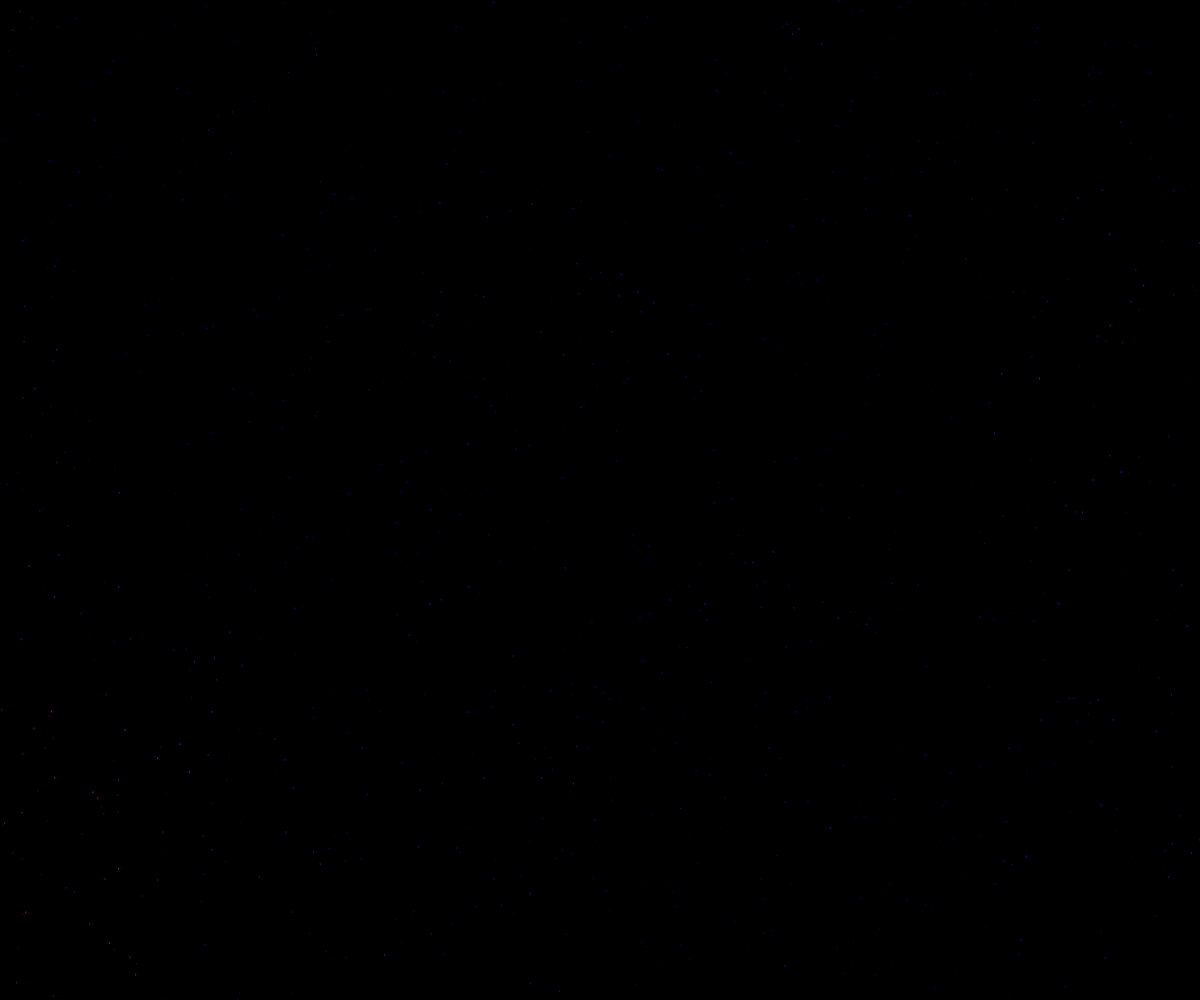
Frame 1 (no input)
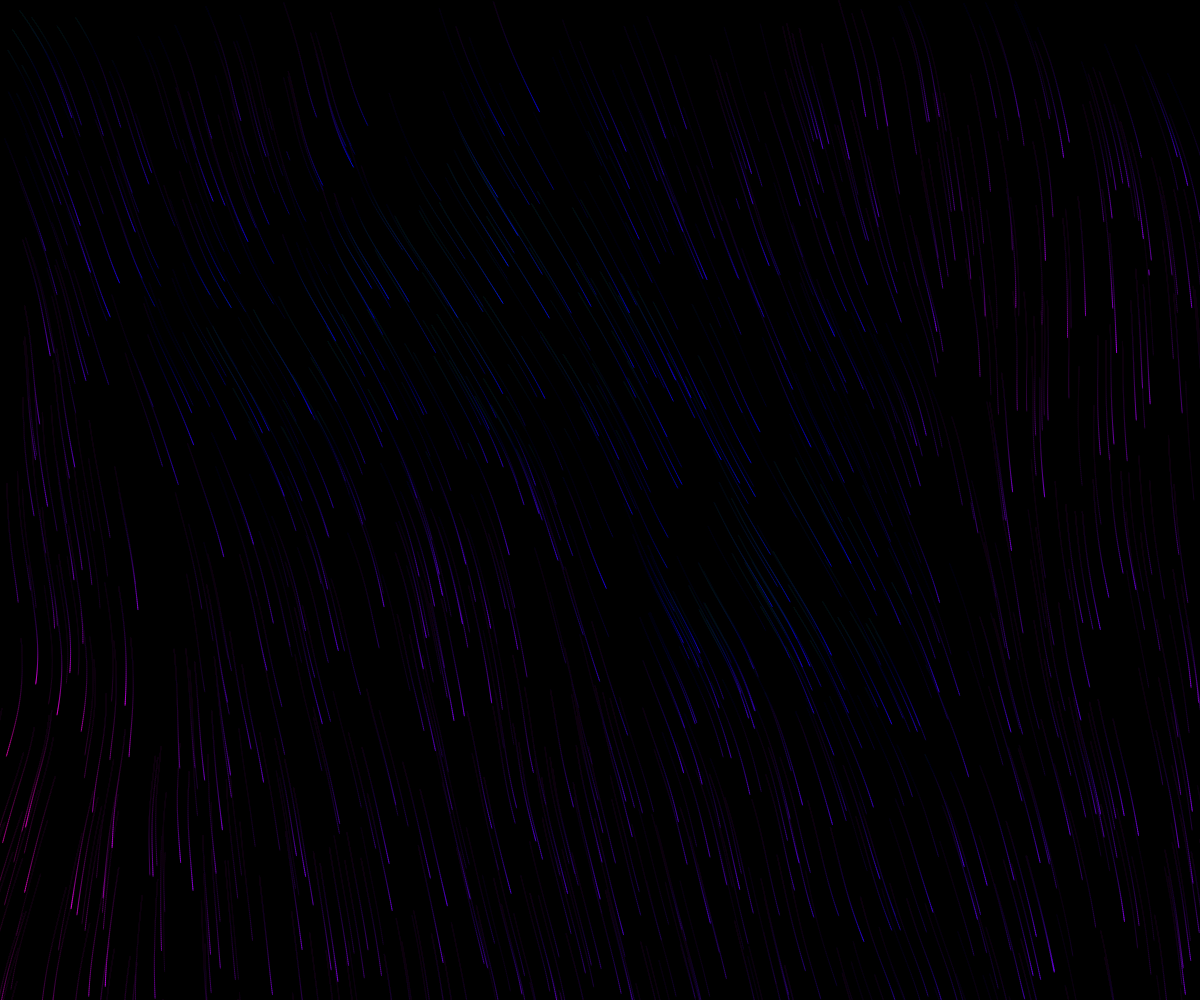
Frame 60 (no input)
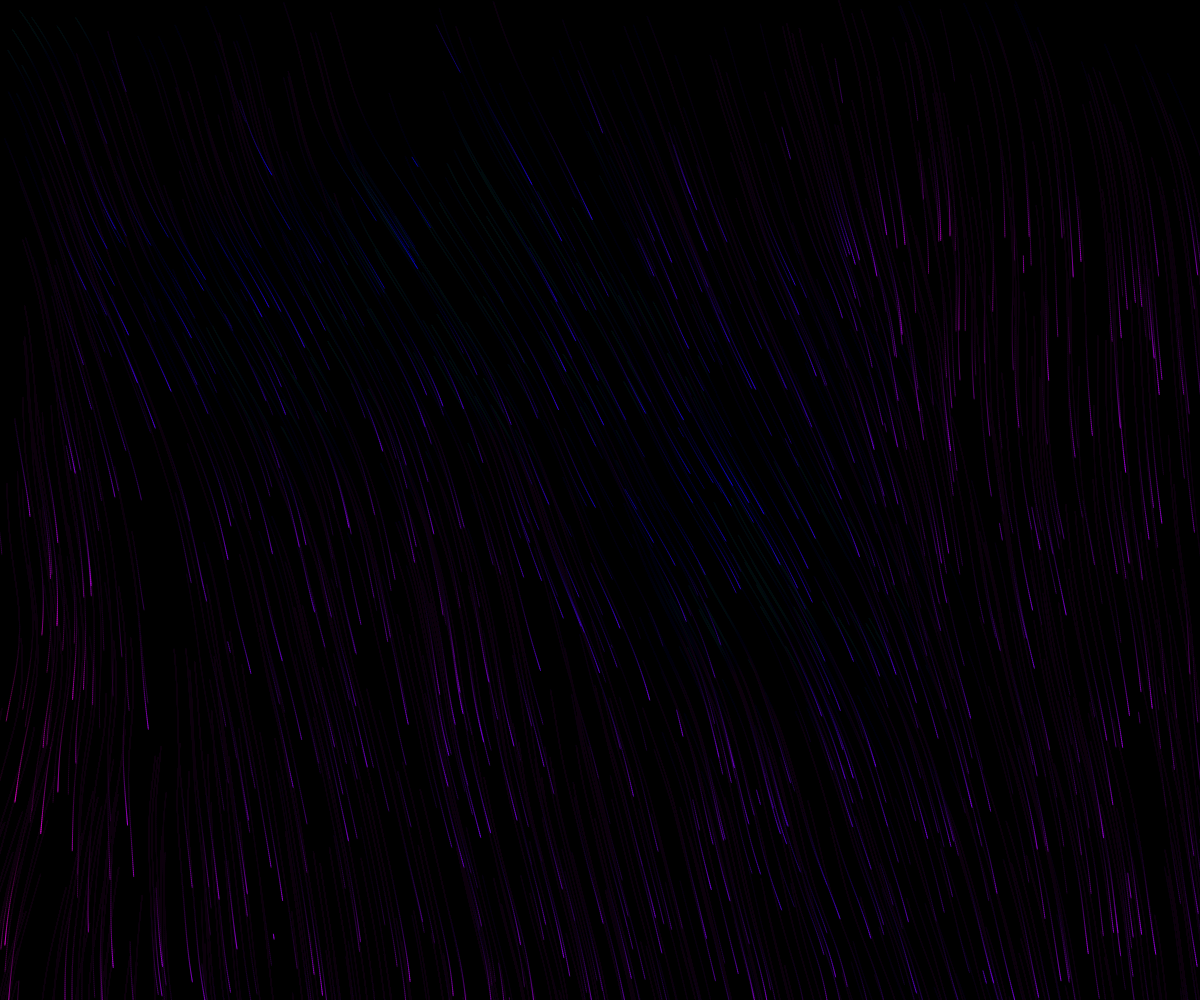
Frame 120 (the mouse pressed at the canvas centre since frame 60)

The p5.js sketch that drew these frames (run headless with seeded random() and noise() and a simulated clock; from frame 60 on, the mouse is pressed at the canvas centre):

// p5.js sketch
// ── sketch.js
function Particle() {
	this.pos = createVector(random(width), random(height));
	this.prevPos = this.pos.copy();
	this.vel = createVector(0, 0);
	this.acc = createVector(0, 0);

	this.hue = 0;
	this.alpha = pow(random(0.5, 1), 3) * 200;

	this.update = function () {
		this.vel.add(this.acc);
		this.vel.limit(maxspeed);
		this.pos.add(this.vel);
		this.acc.mult(0);
	};

	this.applyForce = function (force) {
		this.vel.add(force);
	};
	this.calculateForce = function () {
		let force = noise(this.pos.x * scl + xMove, this.pos.y * scl + yMove);

		this.hue = force * hueMultiplier + hueStart;
		this.acc.add(p5.Vector.fromAngle(force * accMultiplier));
	};
	this.show = function () {
		stroke(this.hue % 256, 255, 255, this.alpha);
		line(this.pos.x, this.pos.y, this.prevPos.x, this.prevPos.y);

		this.prevPos = this.pos.copy();
	};

	this.edges = function () {
		if (
			this.pos.x > width + width * edges ||
			this.pos.x < -width * edges ||
			this.pos.y > height + height * edges ||
			this.pos.y < height * -edges
		) {
			this.pos = createVector(
				random(width * (1 + edges * 2)) - width * edges,
				random(height * (1 + edges * 2) - height * edges)
			);
			this.vel = createVector(0, 0);

			this.prevPos = this.pos.copy();
		}
	};
}

let scl = 0.001;
let particleCount = 1000;

const maxspeed = 2;
const accMultiplier = Math.PI;
let hueMultiplier;
let hueStart;

let xMove;
let yMove;

let edges = 0.1;

let particles = [];

function setup() {
	const canvas = createCanvas(windowWidth, windowHeight);
	colorMode(HSB, 255);

	resetCanvas();

	// set canvas position
	canvas.position(0, 0);

	// add window resize listener, debounce it
	let resizeTimer;
	window.addEventListener('resize', () => {
		clearTimeout(resizeTimer);
		resizeTimer = setTimeout(() => {
			resizeCanvas(windowWidth, windowHeight);
			background(0);
			setParticles(particleCount);
		}, 250);
	});
}

function draw() {
	background(0, 10);
	for (var i = 0; i < particles.length; i++) {
		particles[i].calculateForce();
		particles[i].update();
		particles[i].show();
		particles[i].edges();
	}

	xMove += 0.001;
	yMove += 0.001;

	hueStart += 0.1;
}
function setParticles(num) {
	particles = [];
	for (let i = 0; i < num; i++) {
		particles.push(new Particle());
	}
}
function resetCanvas() {
	let seed = floor(random(1000000));
	console.log('seed: ' + seed);
	randomSeed(seed);
	noiseSeed(seed);

	setParticles(particleCount);
	background(0);
	hueStart = random(256);
	hueMultiplier = random(100, 350);
	xMove = random(2000);
	yMove = random(2000);
}
